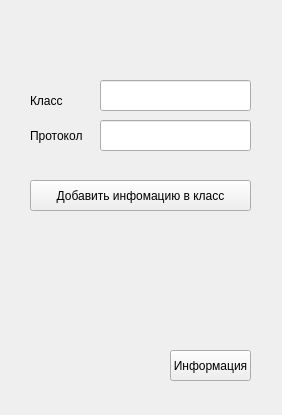
<?xml version="1.0" encoding="UTF-8"?>
<ui version="4.0">
 <class>AddInfoToClassForm</class>
 <widget class="QWidget" name="AddInfoToClassForm">
  <property name="geometry">
   <rect>
    <x>0</x>
    <y>0</y>
    <width>282</width>
    <height>415</height>
   </rect>
  </property>
  <property name="windowTitle">
   <string>Добавление информации в класс</string>
  </property>
  <widget class="QPushButton" name="add_inf_add_information_button">
   <property name="geometry">
    <rect>
     <x>30</x>
     <y>180</y>
     <width>221</width>
     <height>31</height>
    </rect>
   </property>
   <property name="text">
    <string>Добавить инфомацию в класс</string>
   </property>
  </widget>
  <widget class="QLineEdit" name="add_inf_class_name_line_edit">
   <property name="geometry">
    <rect>
     <x>100</x>
     <y>80</y>
     <width>151</width>
     <height>31</height>
    </rect>
   </property>
  </widget>
  <widget class="QLineEdit" name="add_inf_protocol_name_line_edit">
   <property name="geometry">
    <rect>
     <x>100</x>
     <y>120</y>
     <width>151</width>
     <height>31</height>
    </rect>
   </property>
  </widget>
  <widget class="QLabel" name="add_inf_class_label">
   <property name="geometry">
    <rect>
     <x>30</x>
     <y>90</y>
     <width>61</width>
     <height>21</height>
    </rect>
   </property>
   <property name="text">
    <string>Класс</string>
   </property>
  </widget>
  <widget class="QLabel" name="add_inf_protocol_label">
   <property name="geometry">
    <rect>
     <x>30</x>
     <y>120</y>
     <width>61</width>
     <height>31</height>
    </rect>
   </property>
   <property name="text">
    <string>Протокол</string>
   </property>
  </widget>
  <widget class="QPushButton" name="add_inf_inf_button">
   <property name="geometry">
    <rect>
     <x>170</x>
     <y>350</y>
     <width>81</width>
     <height>31</height>
    </rect>
   </property>
   <property name="text">
    <string>Информация</string>
   </property>
  </widget>
 </widget>
 <resources/>
 <connections/>
</ui>
